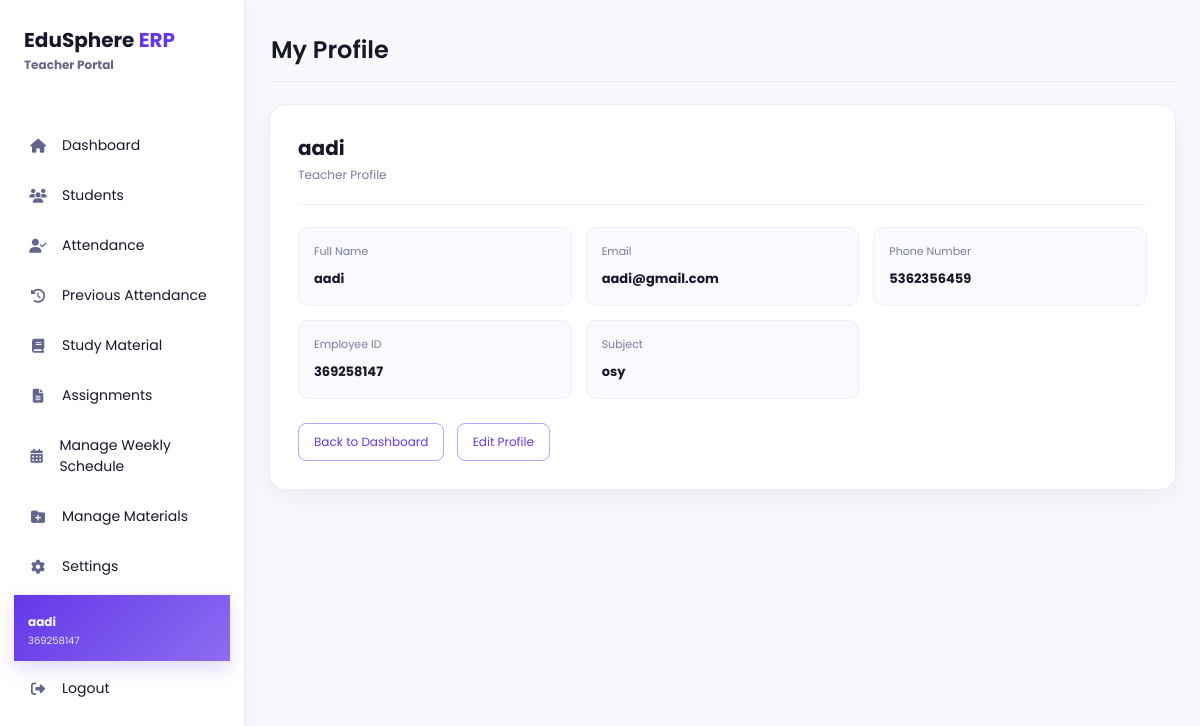
Screenshot of /teacher/profile (signed in) with the database file from the repository.
### models/user.py (models this page shows, shortened)
class User(db.Model):
    __tablename__ = "users"
    id = db.Column(
        db.Integer,
        primary_key=True
    )
    full_name = db.Column(
        db.String(100),
        nullable=False
    )
    enrollment_no = db.Column(
        db.String(50),
        unique=True,
        nullable=True
    )
    employee_id = db.Column(
        db.String(50),
        unique=True,
        nullable=True
    )
    parent_id = db.Column(
        db.String(50),
        unique=True,
        nullable=True
    )
    admin_id = db.Column(
        db.String(50),
        unique=True,
        nullable=True
    )
    email = db.Column(
        db.String(120),
        unique=True,
        nullable=True
    )
    phone = db.Column(
        db.String(20),
        nullable=True
    )
    password = db.Column(
        db.String(200),
        nullable=False
    )
    role = db.Column(
        db.String(20),
        nullable=False
    )
    theme = db.Column(db.String(20), nullable=False, default="light", server_default="light")
    notifications_enabled = db.Column(db.Boolean, nullable=False, default=True, server_default="1")
    accent_color = db.Column(db.String(20), nullable=False, default="purple", server_default="purple")

### models/teacher.py (models this page shows)
class Teacher(db.Model):
    __tablename__ = "teachers"
    id = db.Column(
        db.Integer,
        primary_key=True
    )
    user_id = db.Column(
        db.Integer,
        db.ForeignKey("users.id"),
        nullable=False
    )
    department = db.Column(
        db.String(50),
        nullable=True
    )
    subject = db.Column(
        db.String(100),
        nullable=True
    )

### app.py (the view)
@app.route("/teacher/profile")
def teacher_profile():
    user, profile = get_current_teacher_profile()
    if not user:
        flash("Access denied!")
        return redirect(url_for("login"))
    return render_template(
        "teacher_profile.html",
        current_user=user,
        teacher_profile=profile,
        nav_items=ROLE_NAV_ITEMS["Teacher"],
        active_endpoint="teacher_profile",
        active_page="profile",
    )

### app.py (called while the page is built)
def get_current_teacher_profile():
    user = get_current_user_for_role("Teacher")
    if not user:
        return None, None
    teacher_profile = Teacher.query.filter_by(user_id=user.id).first()
    if not teacher_profile:
        teacher_profile = Teacher(user_id=user.id)
        db.session.add(teacher_profile)
        db.session.commit()
    return user, teacher_profile

def get_current_user_for_role(role):
    if session.get("role") != role or "user_id" not in session:
        return None
    user = db.session.get(User, session["user_id"])
    if not user or user.role != role:
        session.clear()
        return None
    return user

### templates/teacher_profile.html (shortened to what this page needs)
<!DOCTYPE html>
<html lang="en">
<head>
    <link rel="stylesheet" href="{{ url_for('static', filename='css/teacher.css') }}">
    <link rel="stylesheet" href="{{ url_for('static', filename='css/palette.css') }}">
    <link rel="stylesheet" href="https://cdnjs.cloudflare.com/ajax/libs/font-awesome/6.6.0/css/all.min.css">
</head>
<body class="teacher-dashboard-page teacher-profile-page theme-{{ current_user.theme or 'light' }} accent-{{ current_user.accent_color or 'purple' }}">
<div class="sidebar"><div class="logo"><h2>EduSphere <span>ERP</span></h2><small>Teacher Portal</small></div><ul>
{% for endpoint, label, icon in nav_items if endpoint != 'teacher_profile' %}<li class="{% if endpoint == active_endpoint %}active{% endif %}" onclick="window.location.href='{{ url_for(endpoint) }}'"><i class="fa-solid {{ icon }}"></i><span>{{ label }}</span></li>{% endfor %}
<li class="sidebar-profile active" onclick="window.location.href='{{ url_for('teacher_profile') }}'"><div class="sidebar-profile-details"><strong>{{ current_user.full_name }}</strong><small>{{ current_user.employee_id or 'Employee ID unavailable' }}</small></div></li>
<li onclick="window.location.href='{{ url_for('logout') }}'"><i class="fa-solid fa-right-from-bracket"></i><span>Logout</span></li>
</ul></div>
<main class="main">
    <div class="topbar"><h2>My Profile</h2></div>
    <section class="profile-card">
        <div class="profile-heading"><div><h3>{{ current_user.full_name }}</h3><p>Teacher Profile</p></div></div>
        <div class="profile-details">
            <div class="profile-detail"><span>Full Name</span><strong>{{ current_user.full_name }}</strong></div>
            <div class="profile-detail"><span>Email</span><strong>{{ current_user.email or 'Not available' }}</strong></div>
            <div class="profile-detail"><span>Phone Number</span><strong>{{ current_user.phone or 'Not available' }}</strong></div>
            <div class="profile-detail"><span>Employee ID</span><strong>{{ current_user.employee_id or 'Not available' }}</strong></div>
            <div class="profile-detail"><span>Subject</span><strong>{{ teacher_profile.subject or 'Not available' }}</strong></div>
        </div>
        <a class="secondary-button" href="{{ url_for('teacher') }}">Back to Dashboard</a>
        <a class="secondary-button" href="{{ url_for('edit_teacher_profile') }}">Edit Profile</a>
    </section>
</main>
</body>
</html>

### static/css/palette.css (style rules this page uses)
:root { --primary: #2563eb; --primary-dark: #1e3a8a; --accent: #6338e8; --surface: #ffffff; --page-background: #f4f7fc; --text: #17172b; --muted-text: #666666; }

### rows the page displays
User: full_name "aadi", employee "369258147", email "aadi@gmail.com", phone "5362356459"
Teacher: subject "osy"

### other values shown
{{ label }} "Dashboard" "Students" "Attendance" "Previous Attendance" "Study Material" "Assignments" "Manage Weekly Schedule" "Manage Materials" "Settings"
